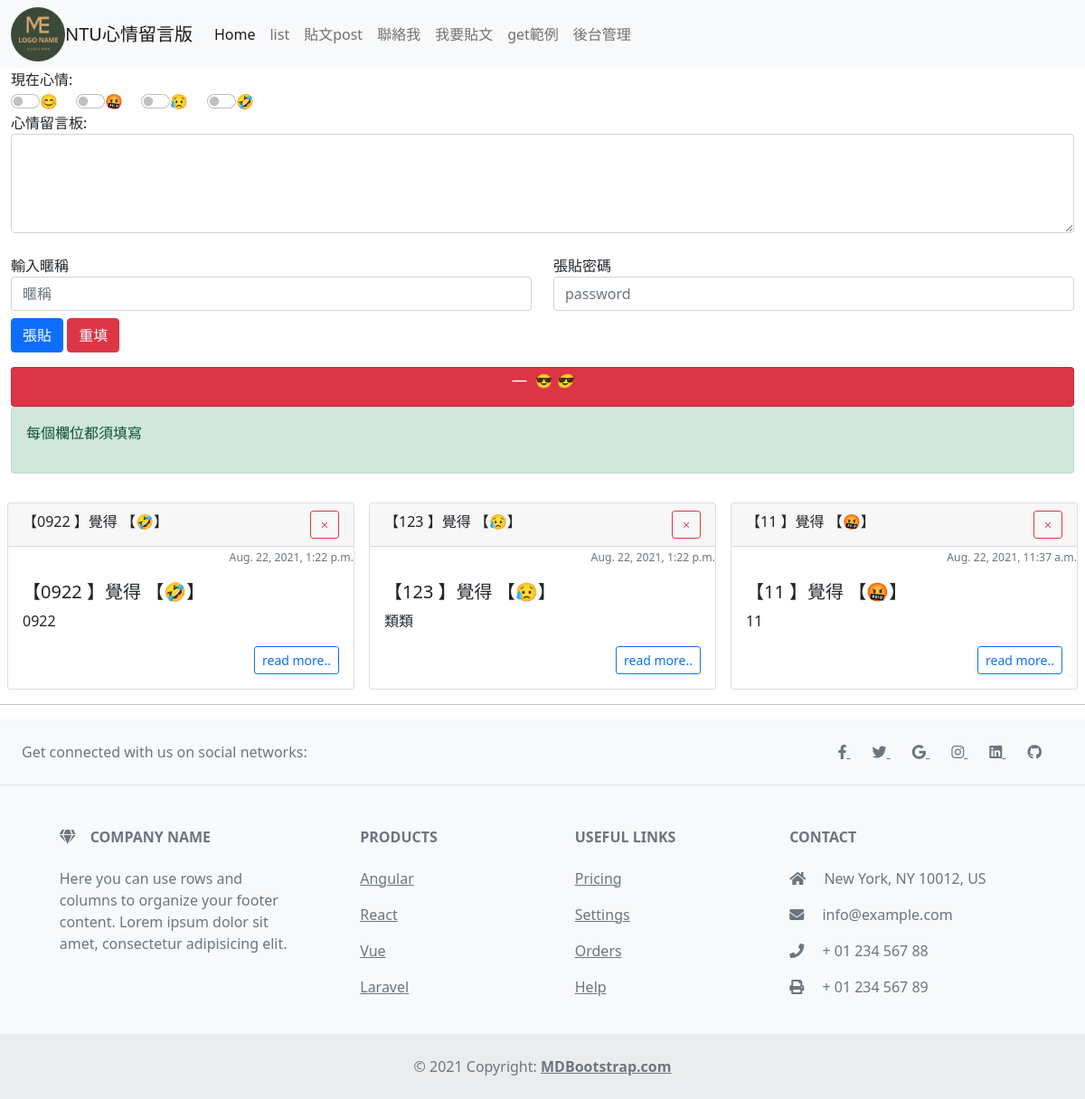
The app's page /, older data.
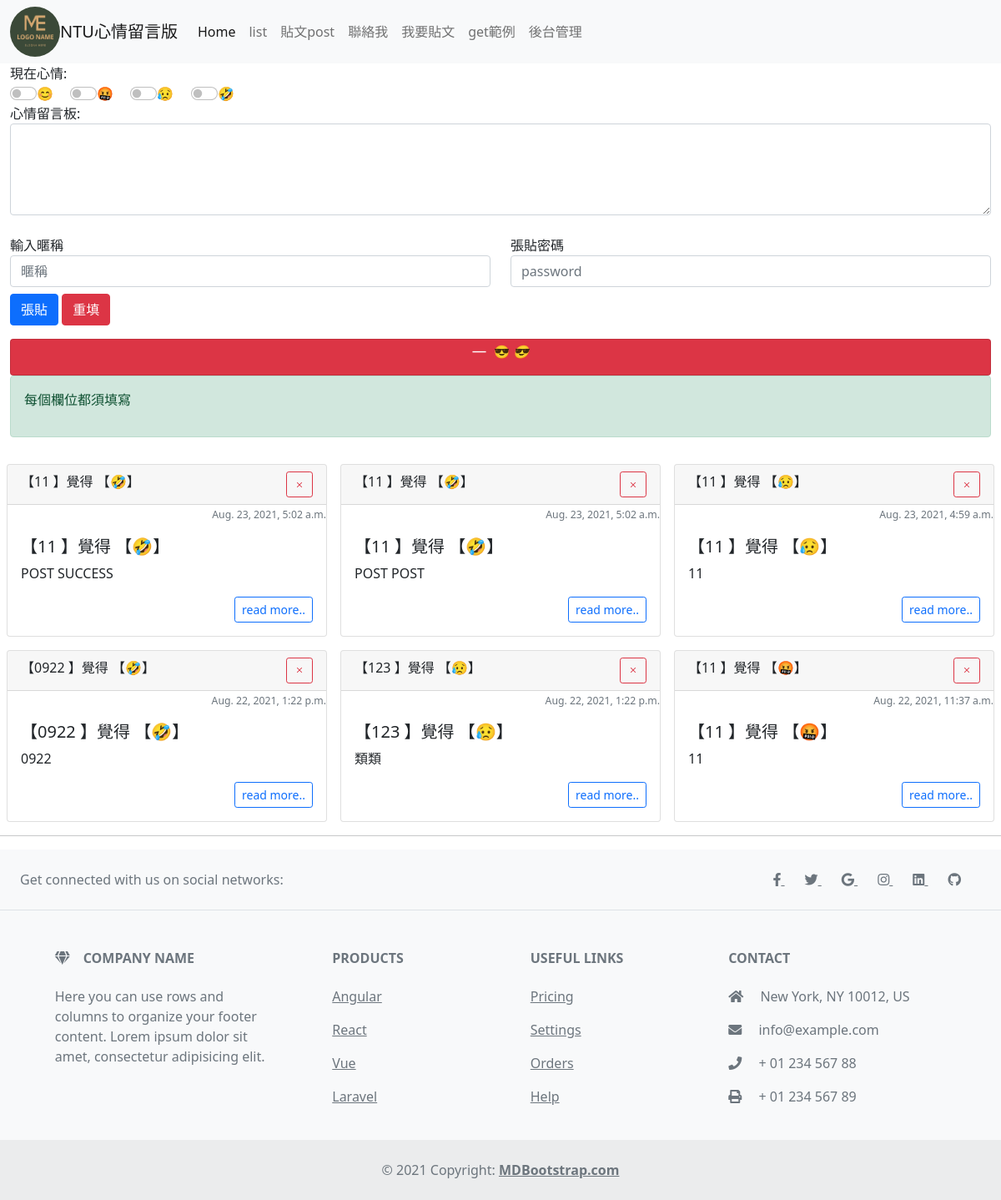
The same page, newer data.
### mysite/models.py (models this page shows, shortened)
class Mood(models.Model):
  status = models.CharField(max_length=20,null = False) #文字欄位 記錄心情
  def __str__(self):
    return self.status

class Post(models.Model):
  mood = models.ForeignKey(Mood,on_delete=models.CASCADE)
  nickname = models.CharField(max_length=50,default='請輸入暱稱')
  message  = models.TextField(null=False)
  del_pass = models.CharField(max_length=50,blank=True) #blank=True ModelForm不用驗證也可以
  pub_time = models.DateTimeField(auto_now=True)
  enabled  = models.BooleanField(default=False) #改True 就可以預設開啟

### mysite/views.py (the view, shortened to what this page needs)
# urls.py: path('', views.index),
def index(request,pid=None,del_pass=None):
  posts=models.Post.objects.filter(enabled=True).order_by('-pub_time')[:30]
  moods = models.Mood.objects.all()
  try:
    user_id = request.GET['user_id']
    user_pass = request.GET['user_pass']
    user_post = request.GET['user_post']
    user_mood = request.GET['mood']
  except:
      user_id = None
      message="每個欄位都須填寫"
  if user_id != None:
    urmood = models.Mood.objects.get(status = user_mood) #喜怒哀樂
    print(urmood,'666')
    post = models.Post.objects.create(mood=urmood,nickname=user_id,del_pass=user_pass,message=user_post)
    post.save()
    message ="儲存成功,請記得你的編輯密碼[{}]!，訊息需經審查後才會顯示。".format(user_pass)
  return render(request,"index.html",locals())

### mysite/templates/index.html (shortened to what this page needs)
{% extends "base.html" %}
{% block content%}
<div class="col-md-12">
  <form name="my form" action="/" method='GET'>
    現在心情:<br>
    {% for m in moods %}
      <div class="form-check-inline form-switch">
       <input  class="form-check-input " type="radio" name="mood" value="{{m.status}}">{{m.status}}
     </div>
    {% empty %}
      <p>空空如也</p>
    {% endfor %}
    <div><label for="message">心情留言板:</label></div>
    <div class="form-outline mb-4">
      <textarea class="form-control" name="user_post" id="form6Example7" rows="4"></textarea>
    </div>
      <div class="row mb-2">
        <div class="col form-group">
          <label for="user_id">輸入暱稱</label>
          <input type="text" id="user_id" name="user_id"class="form-control" placeholder="暱稱">
        </div>
        <div class="col">
          <label for="user_pass">張貼密碼</label>
          <input type="text" id="user_pass" name="user_pass"class="form-control" placeholder="password">
        </div>
      </div>
      <input class ="btn btn-primary" type="submit" value="張貼">
      <input class ="btn btn-danger" type="reset" value="重填">
  </form>
  <div class="card bg-danger text-black text-center p-3 mt-3" >
    <blockquote class="blockquote mb-0">
      <footer class="blockquote-footer text-white">
        <small>
          😎 <cite title="Source Title">😎</cite>
        </small>
      </footer>
    </blockquote>
  </div>
  {% if message %}
  <div class="alert alert-success" role="alert">
    {{ message | linebreaks  }}
  </div>
  {% endif %}
</div>
  {% for p in posts %}
<div class="col col-md-4 g-3">
  <div class="card text">
    <div class="card-header d-flex">
      【{{ p.nickname }} 】覺得 【{{ p.mood }}】
      <div class ="ms-auto">
        <button onclick="go_delete({{p.id}})" type="button" class="btn btn-outline-danger btn-sm "><i class="bi bi-x"></i></button>
      </div>
    </div>
      <small class = "text-end">
         <p class="card-text">
           <small class="text-muted">{{ p.pub_time}}</small>
          </p>
      </small>
    <div class="card-body ">
      <h5 class="card-title">【{{ p.nickname }} 】覺得 【{{ p.mood }}】</h5>
      <p class="card-text">{{ p.message }}</p>
      <div class = "text-end" >
        <a href="#" class="btn btn-outline-primary btn-sm">read more..</a>
      </div>
    </div>
  </div>
</div>
 {% endfor %}
{% endblock %}

Row changes from the older to the newer data that the page shows:
added Post: nickname "11", mood "🤣", pub_time "Aug. 23, 2021, 5:02 a.m.", message "POST SUCCESS"
added Post: nickname "11", mood "🤣", pub_time "Aug. 23, 2021, 5:02 a.m.", message "POST POST"
added Post: nickname "11", mood "😥", pub_time "Aug. 23, 2021, 4:59 a.m.", message "11"
